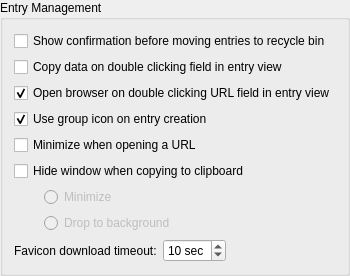
            <widget class="QGroupBox" name="entryGroup">
             <property name="title">
              <string>Entry Management</string>
             </property>
             <layout class="QVBoxLayout" name="verticalLayout_6">
              <item>
               <widget class="QCheckBox" name="ConfirmMoveEntryToRecycleBinCheckBox">
                <property name="text">
                 <string>Show confirmation before moving entries to recycle bin</string>
                </property>
               </widget>
              </item>
              <item>
               <widget class="QCheckBox" name="EnableCopyOnDoubleClickCheckBox">
                <property name="text">
                 <string>Copy data on double clicking field in entry view</string>
                </property>
               </widget>
              </item>
              <item>
               <widget class="QCheckBox" name="openUrlOnDoubleClick">
                <property name="text">
                 <string>Open browser on double clicking URL field in entry view</string>
                </property>
                <property name="checked">
                 <bool>true</bool>
                </property>
               </widget>
              </item>
              <item>
               <widget class="QCheckBox" name="useGroupIconOnEntryCreationCheckBox">
                <property name="text">
                 <string>Use group icon on entry creation</string>
                </property>
                <property name="checked">
                 <bool>true</bool>
                </property>
               </widget>
              </item>
              <item>
               <widget class="QCheckBox" name="minimizeOnOpenUrlCheckBox">
                <property name="text">
                 <string>Minimize when opening a URL</string>
                </property>
               </widget>
              </item>
              <item>
               <widget class="QCheckBox" name="hideWindowOnCopyCheckBox">
                <property name="text">
                 <string>Hide window when copying to clipboard</string>
                </property>
               </widget>
              </item>
              <item>
               <layout class="QHBoxLayout" name="hideWindowLayout_1">
                <property name="spacing">
                 <number>0</number>
                </property>
                <item>
                 <spacer name="hideWindowSpacer_1">
                  <property name="orientation">
                   <enum>Qt::Horizontal</enum>
                  </property>
                  <property name="sizeType">
                   <enum>QSizePolicy::Fixed</enum>
                  </property>
                  <property name="sizeHint" stdset="0">
                   <size>
                    <width>30</width>
                    <height>20</height>
                   </size>
                  </property>
                 </spacer>
                </item>
                <item>
                 <widget class="QRadioButton" name="minimizeOnCopyRadioButton">
                  <property name="enabled">
                   <bool>false</bool>
                  </property>
                  <property name="text">
                   <string>Minimize</string>
                  </property>
                 </widget>
                </item>
               </layout>
              </item>
              <item>
               <layout class="QHBoxLayout" name="hideWindowLayout_2">
                <property name="spacing">
                 <number>0</number>
                </property>
                <item>
                 <spacer name="hideWindowSpacer_2">
                  <property name="orientation">
                   <enum>Qt::Horizontal</enum>
                  </property>
                  <property name="sizeType">
                   <enum>QSizePolicy::Fixed</enum>
                  </property>
                  <property name="sizeHint" stdset="0">
                   <size>
                    <width>30</width>
                    <height>20</height>
                   </size>
                  </property>
                 </spacer>
                </item>
                <item>
                 <widget class="QRadioButton" name="dropToBackgroundOnCopyRadioButton">
                  <property name="enabled">
                   <bool>false</bool>
                  </property>
                  <property name="text">
                   <string>Drop to background</string>
                  </property>
                 </widget>
                </item>
               </layout>
              </item>
              <item>
               <layout class="QHBoxLayout" name="horizontalLayout">
                <item>
                 <widget class="QLabel" name="faviconTimeoutLabel">
                  <property name="text">
                   <string>Favicon download timeout:</string>
                  </property>
                  <property name="buddy">
                   <cstring>faviconTimeoutSpinBox</cstring>
                  </property>
                 </widget>
                </item>
                <item>
                 <widget class="QSpinBox" name="faviconTimeoutSpinBox">
                  <property name="enabled">
                   <bool>true</bool>
                  </property>
                  <property name="focusPolicy">
                   <enum>Qt::StrongFocus</enum>
                  </property>
                  <property name="accessibleName">
                   <string>Website icon download timeout in seconds</string>
                  </property>
                  <property name="suffix">
                   <string comment="Seconds"> sec</string>
                  </property>
                  <property name="minimum">
                   <number>1</number>
                  </property>
                  <property name="maximum">
                   <number>60</number>
                  </property>
                  <property name="value">
                   <number>10</number>
                  </property>
                 </widget>
                </item>
                <item>
                 <spacer name="horizontalSpacer_2">
                  <property name="orientation">
                   <enum>Qt::Horizontal</enum>
                  </property>
                  <property name="sizeHint" stdset="0">
                   <size>
                    <width>40</width>
                    <height>20</height>
                   </size>
                  </property>
                 </spacer>
                </item>
               </layout>
              </item>
             </layout>
            </widget>
